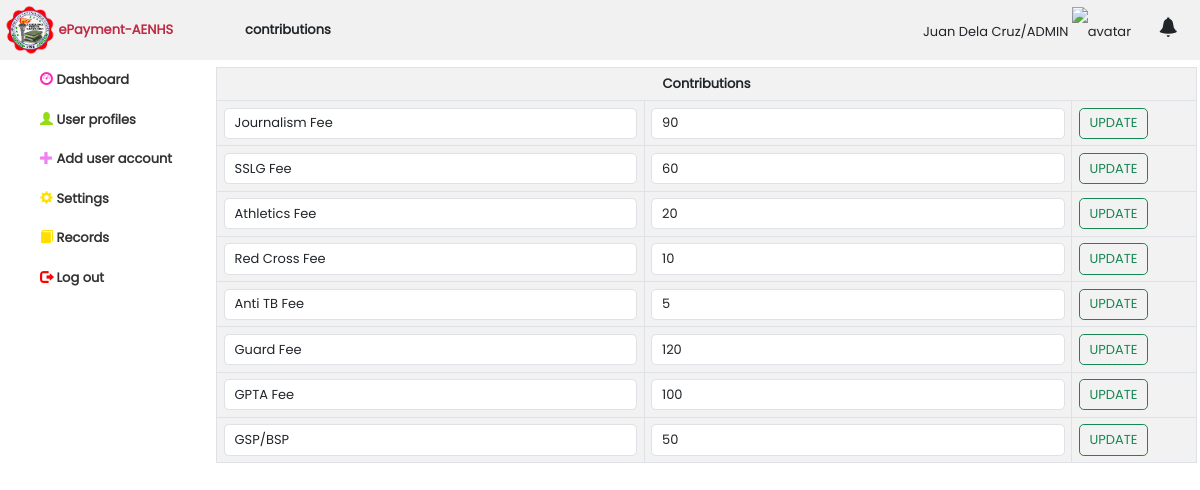
The app's page /controllers/contributions.php (signed in) with its own data.
### tables this page shows
CREATE TABLE `contributions` (
  `pid` int(11) NOT NULL,
  `payment_for` varchar(30) NOT NULL,
  `payment_val` varchar(20) NOT NULL
);

### controllers/contributions.php (called while the page is built)
<?php
    require '../views/partials/header.php';
    require '../views/partials/menu.php';
?>
<?php require '../views/contributions.view.php'; ?>
<?php require '../views/partials/footer.php'; ?>

### model/Dbh.php (called while the page is built)
<?php
class Dbh {
    private $host = "localhost";
    private $dbname = "epayment-aenhs";
    private $user = "root";
    private $pwd = "";
    protected function connect() {
        $dsn = 'mysql:host=' . $this->host . '; dbname=' . $this->dbname;
        $pdo = new PDO($dsn, $this->user, $this->pwd);
        $pdo->setAttribute(PDO::ATTR_DEFAULT_FETCH_MODE, PDO::FETCH_ASSOC);
        return $pdo;
    }
}

### model/Settings.php (called while the page is built, shortened)
<?php
class Settings extends Dbh {
        public function get_contributions(){
            $q = "SELECT * FROM contributions;";
            $stm = $this->connect()->prepare($q);
            $stm->execute();
            if($stm->rowCount() > 0){
                $contributions = $stm->fetchAll();
            } else {
                $contributions = "";
            }
            return $contributions;
        }
}

### views/contributions.view.php (the view, shortened to what this page needs)
<div class="content">
    <div class="content_header">
        <b class="locname"><?= $locName; ?></b>
        <ul class="ul_header_content">
            <li>
                <?php echo $_SESSION['fullname']."/".strtoupper($_SESSION['utype']); ?>
                <img src="../images/<?php echo $_SESSION['avatar']; ?>" class="header_content_avatar" alt="avatar">
            </li>
            <li class="li_rel">
                <span class="glyphicon glyphicon-bell bell" onclick="trigger_notification()"></span>
            </li>
        </ul>
    </div>
    <main>
        <?php
            require '../model/Dbh.php';
            require '../model/Settings.php';
            $db = new Settings();
            $data = $db->get_contributions();
        ?>
    <div class="container-fluid">
        <div class="row">
            <div class="col-md-12">
                <table class="table table-bordered table-hover table-striped m-2 table-responsive">
                    <tr class="text-center">
                        <td colspan="3"><b>Contributions</b></td>
                    </tr>
                    <?php foreach($data as $row): ?>
                        <tr>
                            <form method="POST" action="../includes/contributions.inc.php">
                                <tr>
                                    <td>
                                        <input type="text" name="payment_for" class="form-control" value="<?= $row['payment_for']; ?>" required />
                                    </td>
                                    <td>
                                        <input type="number" name="payment_val" class="form-control" value="<?= $row['payment_val']; ?>" required />
                                    </td>
                                    <td><input type="submit" class="btn btn-outline-success" value="UPDATE"/></td>
                                </tr>
                            </form>
                        </tr>
                    <?php endforeach ?>
                </table>
            </div>
        </div>
    </div>
    </main>
</div>

### views/partials/header.php (shortened to what this page needs)
<?php
$title = parse_url($_SERVER['REQUEST_URI'])['path'];
$getLasturl = explode("/", $title);
$lastUrl = end($getLasturl);
$targetName = explode(".php", $lastUrl);
$locName = $targetName[0];
?>
<!DOCTYPE html>
<html lang="en">
<head>
      <link rel="stylesheet" type="text/css" href="../css/glyphicons.css"/>
      <link rel="stylesheet" type="text/css" href="../css/bootstrap.min.css"/>
      <link rel="stylesheet" type="text/css" href="../css/app.css"/>
</head>
<body>

### views/partials/menu.php (shortened to what this page needs)
<div class="menu">
    <div class="menu_header">
        <img src="../images/logo.png" class="menu_header_icon" alt="logo"/>
        <b class="webname">ePayment-AENHS</b>
    </div>
    <nav>
        <ul class="ul_menu">
            <li>
                <a href="../controllers/dashboard.php" class="a_nav">
                    <b><span class="glyphicon glyphicon-dashboard text_violet"></span> Dashboard</b>
                </a>
            </li>
            <?php
                if($_SESSION['utype'] == "admin" || $_SESSION['utype'] == "principal"){
            ?>
                <li>
                    <a href="../controllers/user_profiles.php" class="a_nav">
                        <b><span class="glyphicon glyphicon-user text_green"></span> User profiles</b>
                    </a>
                </li>
                <li>
                    <a href="../controllers/add_user_account.php" class="a_nav">
                        <b><span class="glyphicon glyphicon-plus text_lavander"></span> Add user account</b>
                    </a>
                </li>
                <li>
                    <a href="../controllers/settings.php" class="a_nav">
                        <b><span class="glyphicon glyphicon-cog text_yellow"></span> Settings</b>
                    </a>
                </li>
                <li>
                    <a href="../controllers/records.php" class="a_nav">
                    <b><span class="glyphicon glyphicon-book text_yellow"></span> Records</b>
                    </a>
                </li>
            <?php
                } else if($_SESSION['utype'] === "teacher") {
            ?>
                <li>
                    <a href="../controllers/preview_user.php?uid=<?= $_SESSION['uid']; ?>" class="a_nav">
                        <b><span class="glyphicon glyphicon-user text_green"></span> My profile</b>
                    </a>
                </li>
                <li>
                    <a href="../controllers/add_student.php" class="a_nav">
                        <b><span class="glyphicon glyphicon-pencil text_yellow"></span> Add student</b>
                    </a>
                </li>
                <li>
                    <a href="../controllers/student_list.php" class="a_nav">
                        <b><span class="glyphicon glyphicon-list text_violet"></span> Student list</b>
                    </a>
                </li>
            <?php
                }
            ?>
            <li>
                <a href="../controllers/logout.php" class="a_nav">
                <b><span class="glyphicon glyphicon-log-out text_red"></span> Log out</b>
                </a>
            </li>
        </ul>
    </nav>
</div>

### views/partials/footer.php (shortened to what this page needs)
</body>
</html>

### css/app.css (style rules this page uses)
*, html, body { padding: 0; border: 0; margin: 0; font-family: Poppins, sans-serif; font-size: 13px; }
*, html, body { padding: 0; border: 0; font-family: Poppins, sans-serif; }
.menu { width: 200px; height: 100vh; position: absolute; }
.content { width: calc(100% - 200px); height: 100vh; position: absolute; top: 0; right: 0; overflow: auto; }
.menu_header, .content_header { height: 60px; padding: 5px; line-height: 50px; background-color: #f1f1f1; }
.content_header { position: relative; position: sticky; top: 0; }
.menu_header_icon { width: 50px; }
.webname { color: #be2b44; font-size: 1em; }
.a_nav { text-decoration: none; }
.ul_menu { list-style-type: none; margin: 0; padding: 0; }
.ul_menu li { padding: 10px 0px; text-indent: 20px; }
.a_nav { color: #333; }
.ul_header_content { list-style-type: none; position: absolute; right: 10px; top: 5px; }
.ul_header_content li { display: inline-block; margin: 0px 2px; padding: 2px 10px; }
.header_content_avatar { width: 40px; }
.bell { font-size: 1.5em; }
.locname { position: absolute; left: 45px; }
.li_rel { position: relative; }
.text_violet { color: #ff25bb; }
.text_green { color: #92dd15; }
.text_yellow { color: #FFDF00; }
.text_red { color: #ff0000; }
.text_lavander { color: #EE82EE; }

### records on screen
contributions: payment_for "Journalism Fee", payment_val "90"
contributions: payment_for "SSLG Fee", payment_val "60"
contributions: payment_for "Athletics Fee", payment_val "20"
contributions: payment_for "Red Cross Fee", payment_val "10"
contributions: payment_for "Anti TB Fee", payment_val "5"
contributions: payment_for "Guard Fee", payment_val "120"
contributions: payment_for "GPTA Fee", payment_val "100"
contributions: payment_for "GSP/BSP", payment_val "50"

### other values on screen
$locName "contributions"
$_SESSION['fullname'] "Juan Dela Cruz"
$_SESSION['utype'] "ADMIN"
